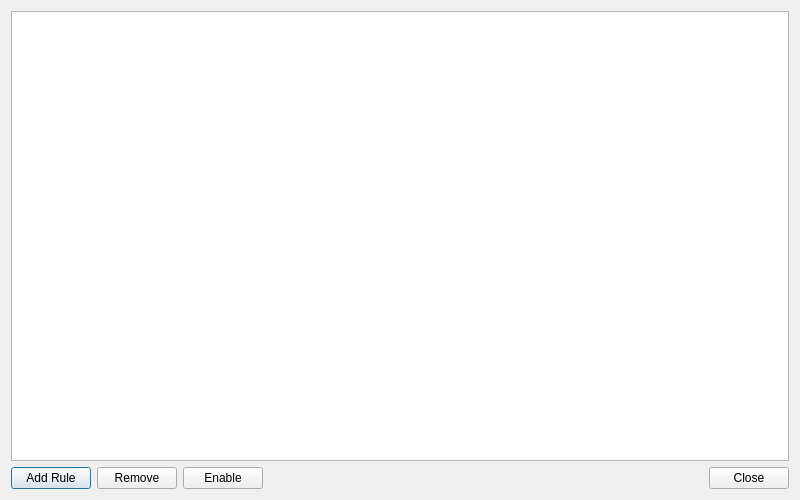
<?xml version="1.0" encoding="UTF-8"?>
<ui version="4.0">
 <class>FirewallRulesDialog</class>
 <widget class="QDialog" name="FirewallRulesDialog">
  <property name="geometry">
   <rect>
    <x>0</x>
    <y>0</y>
    <width>800</width>
    <height>500</height>
   </rect>
  </property>
  <property name="windowTitle">
   <string>Firewall Rules</string>
  </property>
  <layout class="QVBoxLayout" name="verticalLayout">
   <item>
    <widget class="QTableView" name="rulesTable">
     <property name="editTriggers">
      <set>QAbstractItemView::NoEditTriggers</set>
     </property>
     <property name="selectionMode">
      <enum>QAbstractItemView::SingleSelection</enum>
     </property>
     <property name="selectionBehavior">
      <enum>QAbstractItemView::SelectRows</enum>
     </property>
     <attribute name="horizontalHeaderHighlightSections">
      <bool>false</bool>
     </attribute>
     <attribute name="verticalHeaderVisible">
      <bool>false</bool>
     </attribute>
     <attribute name="verticalHeaderDefaultSectionSize">
      <number>24</number>
     </attribute>
    </widget>
   </item>
   <item>
    <layout class="QHBoxLayout" name="buttonLayout">
     <item>
      <widget class="QPushButton" name="addButton">
       <property name="text">
        <string>Add Rule</string>
       </property>
      </widget>
     </item>
     <item>
      <widget class="QPushButton" name="removeButton">
       <property name="text">
        <string>Remove</string>
       </property>
      </widget>
     </item>
     <item>
      <widget class="QPushButton" name="enableButton">
       <property name="text">
        <string>Enable</string>
       </property>
       <property name="checkable">
        <bool>true</bool>
       </property>
      </widget>
     </item>
     <item>
      <spacer name="horizontalSpacer">
       <property name="orientation">
        <enum>Qt::Horizontal</enum>
       </property>
       <property name="sizeHint" stdset="0">
        <size>
         <width>40</width>
         <height>20</height>
        </size>
       </property>
      </spacer>
     </item>
     <item>
      <widget class="QPushButton" name="closeButton">
       <property name="text">
        <string>Close</string>
       </property>
      </widget>
     </item>
    </layout>
   </item>
  </layout>
 </widget>
 <resources/>
 <connections>
  <connection>
   <sender>closeButton</sender>
   <signal>clicked()</signal>
   <receiver>FirewallRulesDialog</receiver>
   <slot>reject()</slot>
   <hints>
    <hint type="sourcelabel">
     <x>20</x>
     <y>20</y>
    </hint>
    <hint type="destinationlabel">
     <x>20</x>
     <y>20</y>
    </hint>
   </hints>
  </connection>
 </connections>
</ui>
